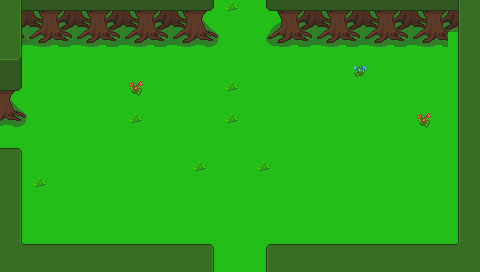

Rendered tile map (Tiled .tmx) drawn with the repository's tilesets; below, a short description and the full map source, tile grids included:
An orthogonal 30x17 tile map with 16x16 px tiles, 3 tile layers (Base, Ground, Upper) and 4 objects (3x Entrance, ResourceSpawn).

<map version="1.2" tiledversion="1.3.4" orientation="orthogonal" renderorder="right-down" width="30" height="17" tilewidth="16" tileheight="16" infinite="0" nextlayerid="22" nextobjectid="50">
 <properties>
  <property name="Outside" type="bool" value="false" />
  <property name="ResourcesMinMax" value="30-60" />
 </properties>
 <tileset firstgid="1" source="../Tilesets/tilesetManorGrounds.tsx" />
 <layer id="19" name="Base" width="30" height="17">
  <data encoding="csv">
246,289,289,27,27,205,27,289,27,289,283,289,27,289,283,289,27,27,205,205,205,289,289,27,205,205,289,289,205,246,
246,27,289,289,205,289,27,205,205,289,27,27,205,205,27,289,27,289,289,27,27,205,289,27,205,27,289,205,27,246,
246,283,27,27,27,205,205,205,205,289,289,205,205,27,289,27,289,27,205,289,27,205,27,27,205,27,289,27,205,246,
246,27,289,27,27,27,27,289,289,205,205,289,205,205,205,289,205,27,289,289,205,27,205,205,27,27,289,27,27,246,
246,27,27,27,27,27,27,27,289,205,205,289,289,27,205,289,205,27,27,27,205,205,36,27,27,289,27,289,27,246,
289,27,289,205,289,27,205,289,77,27,289,205,205,205,283,289,289,27,289,289,27,289,205,27,205,289,27,27,205,205,
205,27,289,205,27,27,27,289,27,27,27,27,205,289,27,289,289,205,205,289,205,205,27,27,205,289,205,289,27,27,
27,289,289,27,27,289,289,289,283,205,289,27,205,205,283,289,205,205,205,205,27,205,27,205,27,27,77,27,289,289,
205,205,205,27,27,27,27,289,289,27,205,205,205,27,205,27,27,205,27,289,289,205,27,289,27,289,27,205,289,36,
289,27,205,27,289,205,27,27,205,205,289,205,289,205,289,289,289,27,205,205,289,289,27,289,205,27,27,289,27,27,
246,27,205,205,27,289,27,205,27,205,205,205,283,205,289,27,283,205,205,27,205,205,289,289,205,27,27,27,27,246,
246,27,283,289,205,289,27,27,289,27,289,205,27,27,289,205,27,205,27,289,27,27,205,27,289,205,205,27,27,246,
246,27,27,289,205,289,289,289,289,27,205,289,289,27,27,205,27,205,289,27,27,27,205,27,289,289,27,27,27,246,
246,27,205,289,27,27,205,205,27,27,289,289,289,289,289,289,205,289,205,205,27,205,205,205,27,289,289,205,27,246,
246,27,27,289,289,27,27,205,289,205,205,205,289,289,205,205,27,205,27,289,27,205,27,289,27,205,27,289,27,246,
246,27,289,205,27,289,27,27,289,205,289,289,289,289,27,289,27,205,205,27,205,289,205,205,27,289,27,289,27,246,
246,246,246,246,246,246,246,246,246,246,246,246,246,27,289,27,27,246,246,246,246,246,246,246,246,246,246,246,246,246
</data>
 </layer>
 <layer id="20" name="Ground" width="30" height="17">
  <data encoding="csv">
41,222,223,221,222,223,221,222,223,221,222,223,224,225,0,0,219,220,221,222,223,221,222,223,221,222,223,221,222,41,
41,247,248,246,247,248,246,247,248,246,247,248,249,250,0,0,244,245,246,247,248,246,247,248,246,247,248,246,247,41,
41,272,273,271,272,273,271,272,273,271,272,273,274,275,0,0,269,270,271,272,273,271,272,273,271,272,273,271,40,41,
66,67,0,0,0,0,0,0,0,0,0,0,0,0,0,0,0,0,0,0,0,0,0,0,0,0,0,0,40,41,
44,200,0,0,0,0,0,0,0,0,0,0,0,0,0,0,0,0,0,0,0,0,0,0,0,0,0,0,40,41,
224,225,0,0,0,0,0,0,0,0,0,0,0,0,0,0,0,0,0,0,0,0,0,0,0,0,0,0,40,41,
249,250,0,0,0,0,0,0,0,0,0,0,0,0,0,0,0,0,0,0,0,0,0,0,0,0,0,0,40,41,
274,275,0,0,0,0,0,0,0,0,0,0,0,0,0,0,0,0,0,0,0,0,0,0,0,0,0,0,40,41,
0,0,0,0,0,0,0,0,0,0,0,0,0,0,0,0,0,0,0,0,0,0,0,0,0,0,0,0,40,41,
0,0,0,0,0,0,0,0,0,0,0,0,0,0,0,0,0,0,0,0,0,0,0,0,0,0,0,0,40,41,
41,42,0,0,0,0,0,0,0,0,0,0,0,0,0,0,0,0,0,0,0,0,0,0,0,0,0,0,40,41,
41,42,0,0,0,0,0,0,0,0,0,0,0,0,0,0,0,0,0,0,0,0,0,0,0,0,0,0,40,41,
41,42,0,0,0,0,0,0,0,0,0,0,0,0,0,0,0,0,0,0,0,0,0,0,0,0,0,0,40,41,
41,42,0,0,0,0,0,0,0,0,0,0,0,0,0,0,0,0,0,0,0,0,0,0,0,0,0,0,40,41,
41,42,0,0,0,0,0,0,0,0,0,0,0,0,0,0,0,0,0,0,0,0,0,0,0,0,0,0,40,41,
41,93,0,0,0,0,0,0,0,0,0,0,0,0,0,0,0,0,0,0,0,0,0,0,0,0,0,0,95,41,
41,41,41,41,41,41,41,41,41,41,41,41,41,42,0,0,40,41,41,41,41,41,41,41,41,41,41,41,41,41
</data>
 </layer>
 <layer id="21" name="Upper" width="30" height="17">
  <data encoding="csv">
0,42,0,0,0,0,0,0,0,0,0,0,0,0,0,0,0,0,0,0,0,0,0,0,0,0,0,0,40,0,
0,42,0,0,0,0,0,0,0,0,0,0,0,0,0,0,0,0,0,0,0,0,0,0,0,0,0,0,40,0,
0,42,0,0,0,0,0,0,0,0,0,0,0,0,0,0,0,0,0,0,0,0,0,0,0,0,0,0,40,0,
0,0,0,0,0,0,0,0,0,0,0,0,0,0,0,0,0,0,0,0,0,0,0,0,0,0,0,0,0,0,
0,0,0,0,0,0,0,0,0,0,0,0,0,0,0,0,0,0,0,0,0,0,0,0,0,0,0,0,0,0,
0,0,0,0,0,0,0,0,0,0,0,0,0,0,0,0,0,0,0,0,0,0,0,0,0,0,0,0,0,0,
0,0,0,0,0,0,0,0,0,0,0,0,0,0,0,0,0,0,0,0,0,0,0,0,0,0,0,0,0,0,
0,0,0,0,0,0,0,0,0,0,0,0,0,0,0,0,0,0,0,0,0,0,0,0,0,0,0,0,0,0,
0,0,0,0,0,0,0,0,0,0,0,0,0,0,0,0,0,0,0,0,0,0,0,0,0,0,0,0,0,0,
16,17,0,0,0,0,0,0,0,0,0,0,0,0,0,0,0,0,0,0,0,0,0,0,0,0,0,0,0,0,
0,0,0,0,0,0,0,0,0,0,0,0,0,0,0,0,0,0,0,0,0,0,0,0,0,0,0,0,0,0,
0,0,0,0,0,0,0,0,0,0,0,0,0,0,0,0,0,0,0,0,0,0,0,0,0,0,0,0,0,0,
0,0,0,0,0,0,0,0,0,0,0,0,0,0,0,0,0,0,0,0,0,0,0,0,0,0,0,0,0,0,
0,0,0,0,0,0,0,0,0,0,0,0,0,0,0,0,0,0,0,0,0,0,0,0,0,0,0,0,0,0,
0,0,0,0,0,0,0,0,0,0,0,0,0,0,0,0,0,0,0,0,0,0,0,0,0,0,0,0,0,0,
0,0,16,16,16,16,16,16,16,16,16,16,16,17,0,0,15,16,16,16,16,16,16,16,16,16,16,16,0,0,
0,0,0,0,0,0,0,0,0,0,0,0,0,0,0,0,0,0,0,0,0,0,0,0,0,0,0,0,0,0
</data>
 </layer>
 <objectgroup id="4" name="Travel">
  <object id="47" name="Entrance" x="221.177" y="1.01175" width="36.9786" height="5.83441">
   <properties>
    <property name="EntranceDir" value="Down" />
    <property name="Map" value="mapForest_08" />
   </properties>
  </object>
  <object id="48" name="Entrance" x="-0.416119" y="127.524" width="7.11856" height="30.9797">
   <properties>
    <property name="EntranceDir" value="Right" />
    <property name="Map" value="mapForest_11" />
   </properties>
  </object>
  <object id="49" name="Entrance" x="219.998" y="265.037" width="36.9786" height="5.83441">
   <properties>
    <property name="EntranceDir" value="Up" />
    <property name="Map" value="mapForest_16" />
   </properties>
  </object>
 </objectgroup>
 <objectgroup id="5" name="MapObject">
  <object id="40" name="ResourceSpawn" x="96.2798" y="54.0405" width="124.333" height="96.333">
   <properties>
    <property name="Resources" value="20" />
   </properties>
  </object>
 </objectgroup>
 <objectgroup id="6" name="Character" />
</map>
